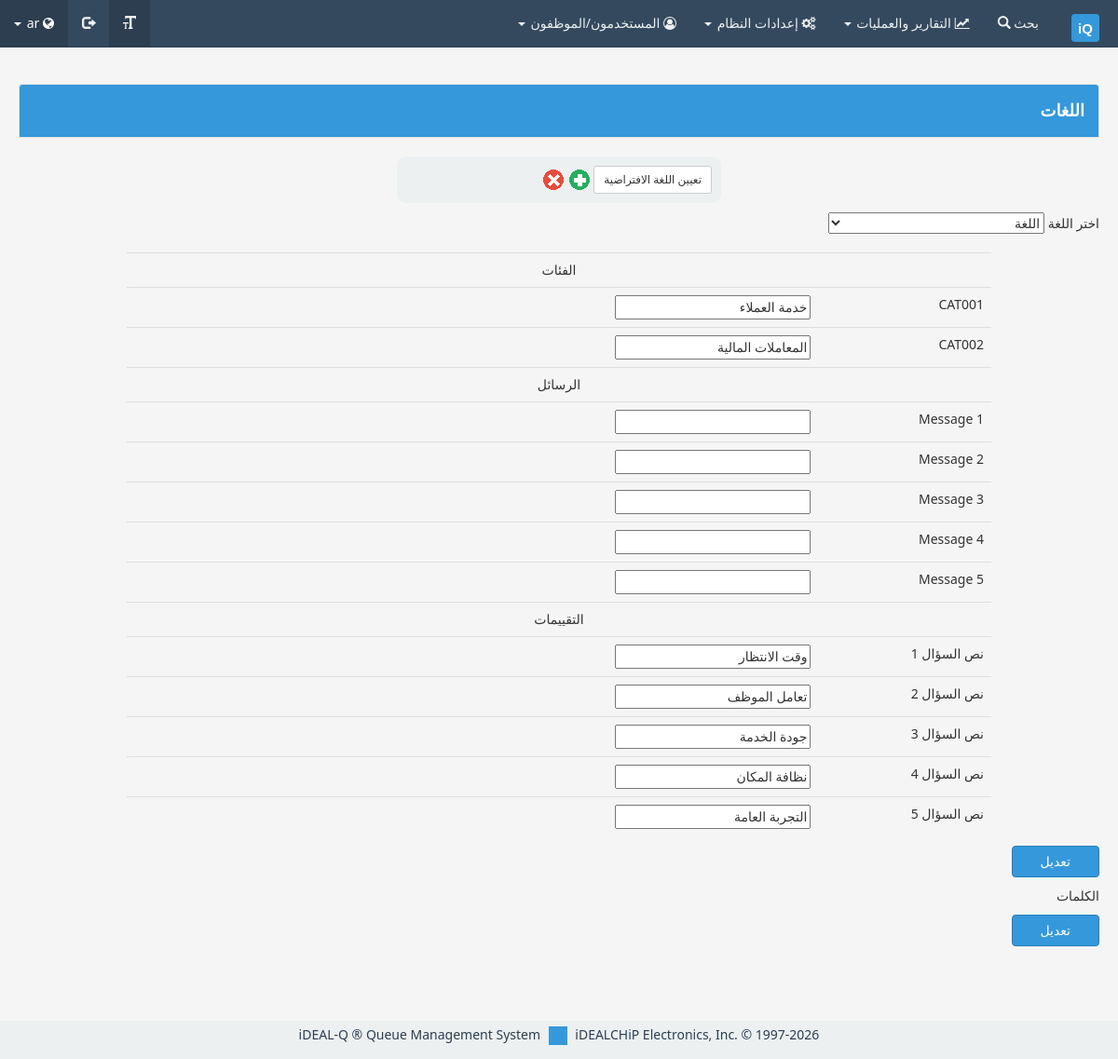
The app's page /beaa/admin/languages.php (signed in) with its own data.
### tables this page shows
CREATE TABLE IF NOT EXISTS texts (
  text_id INT AUTO_INCREMENT PRIMARY KEY,
  text_language VARCHAR(10) NOT NULL,
  text_key VARCHAR(120) NOT NULL,
  text_value TEXT NOT NULL,
  UNIQUE KEY uq_text_lang_key (text_language, text_key)
);

### beaa/api/db.php (called while the page is built, shortened)
<?php
$dbhost = DB_SERVER;
$dbusername = DB_USERNAME;
$dbpassword = DB_PASSWORD;
$dbname = DB_NAME;
function getValue($query) {
    global $dbhost, $dbusername, $dbpassword, $dbname, $lastSQLError;
    $conn = new mysqli($dbhost, $dbusername, $dbpassword, $dbname, DB_PORT);
    if (!$conn->errno) {
        $conn->set_charset("utf8");
        if ($qr = $conn->query($query)) {
            $row = $qr->fetch_array(MYSQLI_NUM);
            $result = $row ? $row[0] : null;
        } else {
            $result = null;
            $lastSQLError = $conn->error;
        }
    }
    return $result;
}
function getColumn($query) {
    global $dbhost, $dbusername, $dbpassword, $dbname, $lastSQLError;
    $retArray = Array();
    $conn = new mysqli($dbhost, $dbusername, $dbpassword, $dbname, DB_PORT);
    if (!$conn->errno) {
        $conn->set_charset("utf8");
        if ($qr = $conn->query($query)) {
            while ($row = $qr->fetch_array(MYSQLI_NUM))
                $retArray[] = $row[0];
        } else {
            $retArray = null;
            $lastSQLError = $conn->error;
        }
    }
    return $retArray;
}
?>

### beaa/admin/common/php_head.php (called while the page is built, shortened)
<?php
require_once("../router.php");
require_once("../language.php");
$lang = getSetting('defaultLanguage');
$dir = trim(getTextValue('dir', $lang));

### beaa/admin/languages.php (the view, shortened to what this page needs)
<?php
require_once './common/php_head.php';
$setDefaultLanguage = getTextValue('setDefaultLanguage', $lang);
$languages = getColumn("SELECT DISTINCT text_language FROM texts;");
$editLanguage = trim(isset($_GET['editlanguage']) ? $_GET['editlanguage'] : $languages[0]);
?>
<!DOCTYPE html>
<html>
    <head>
        <?php include_once './common/head.php'; ?>
    </head>
    <body style="direction:<?php echo $dir ?>;">
        <?php include_once './common/nav.php'; ?>
        <div class="container-full marg-bottom-50">
            <div class="well well-header"><?php echo getTextValue("languages", $lang) ?></div>
            <div class="bg-white-gray round-10 pad-10 marg-v-10 s-30 center-block">
                <a href="javascript:void(0)" class="btn btn-default btn-sm " onclick="setDefault('<?php echo $editLanguage ?>');"><?php echo $setDefaultLanguage ?></a>
                <img src='<?php echo $filesPath . "/add.png" ?> '
                     title='<?php echo getTextValue("add", $lang) ?> '
                     alt='<?php echo getTextValue("add", $lang) ?> '
                     style='vertical-align:middle;cursor:pointer;'
                     onclick='addNewLang();'>
                <img src='<?php echo $filesPath . "/delete.png" ?> '
                     title='<?php echo getTextValue("delete", $lang) ?> '
                     alt='<?php echo getTextValue("delete", $lang) ?>'
                     style='vertical-align:middle;cursor:pointer;'
                     onclick='if (confirm("<?php echo getTextValue("deleteQuestion", $lang) . " (" . getTextValue('languageName', $editLanguage) . ")" . getTextValue('questionMark', $lang) ?>"))
                                 location.replace("?removelanguage=<?php echo $editLanguage ?>");'>
            </div>
            <span><?php echo getTextValue("selectLanguage", $lang); ?></span>
            <select class="s-20" class="form-control form-control-sm" onchange="updateEditLang(this);">
                <?php
                foreach ($languages as $language) {
                    $styleSelected = ($language == $editLanguage ? "style='font-weight:bold;'" : "");
                    ?>
                    <option value="<?php echo $language ?>" <?php echo $styleSelected ?> <?php echo ($language == $editLanguage ? " selected" : "") ?> >
                        <?php echo getTextValue('languageName', $language) ?>
                    </option>
                    <?php
                }
                    ?>
            </select>
            <br><br>
            <form method='POST' action='?editlanguage=<?php echo $editLanguage ?>&update=1' >
                <table class='table s-80' border='0' style='margin:auto;text-align:right;'>
                    <tr>
                        <td colspan='2' class='sec-hd' style='text-align:center;'><?php echo getTextValue("categories", $lang) ?>  </td>
                    </tr>
                    <?php
                    $categoriesKeys = getColumn("SELECT category_key FROM categories;");
                    foreach ($categoriesKeys as $catKey) {
                        ?>
                        <tr>
                            <td class='s-20'><?php echo $catKey ?></td>
                            <td ><input type='text' name='<?php echo $catKey ?>' value='<?php echo trim(getValue("SELECT text_value FROM texts WHERE text_key='$catKey' AND text_language='$editLanguage';")) ?>'></td>
                        </tr>
                        <?php
                    }
                    ?>
                    <tr>
                        <td colspan='2' class='sec-hd' style='text-align:center;'><?php echo getTextValue("messages", $lang) ?> </td>
                    </tr>
                    <?php
                    for ($i = 0; $i < getSetting("bigdisplayMessageCount"); $i++) {
                        ?>
                        <tr>
                            <td>Message <?php echo ($i + 1) ?>  </td>
                            <td><input type = 'text' name = 'message<?php echo $i ?>' value = '<?php echo trim(getValue("SELECT text_value FROM texts WHERE text_key='message$i' AND text_language='$editLanguage';")) ?>'></td>
                        </tr>
                        <?php
                    }
                    ?>
                    <tr>
                        <td colspan='2' class='sec-hd' style='text-align:center;'><?php echo getTextValue("feedbacks", $lang) ?> </td>
                    </tr>
                    <?php
                    for ($i = 0; $i < 5; $i++) {
                        ?>
                        <tr>
                            <td><?php echo getTextValue("feedbackQuestionTxt", $lang) ?> <?php echo ($i + 1) ?>  </td>
                            <td><input type = 'text' name='fb<?php echo $i ?>' value='<?php echo trim(getValue("SELECT text_value FROM texts WHERE text_key='fb$i' AND text_language='$editLanguage';")) ?>'></td>
                        </tr>
                        <?php
                    }
                    ?>
                </table>
                <div class="center-block marg-v-10">
                    <input  class='btn btn-primary pad-h-30' type='submit' value='<?php echo getTextValue('edit', $lang) ?>'>
                </div>
                <div class="sec-hd"><?php echo getTextValue("words", $lang) ?></div>
                <div class="center-block marg-v-10">
                    <input  class='btn btn-primary pad-h-30' type='submit' value='<?php echo getTextValue('edit', $lang) ?>'>
                </div>
            </form>
        </div>
        <?php include_once './common/footer.php'; ?>
    </body>
</html>

### beaa/css/common.css (style rules this page uses)
body { font-family: 'Segoe UI', Tahoma, Geneva, Verdana, sans-serif; background-color: #f5f5f5; padding-top: 70px; }
.container-full { width: 100%; padding: 20px; }
.marg-bottom-50 { margin-bottom: 50px; }
.bg-white-gray { background-color: #ecf0f1; }
.well-header { background-color: #3498db; color: white; padding: 15px; font-size: 18px; font-weight: bold; border-radius: 4px 4px 0 0; }
.center-block { display: block; margin-left: auto; margin-right: auto; }
.pad-10 { padding: 10px; }
.pad-h-30 { padding-left: 30px; padding-right: 30px; }
.marg-v-10 { margin-top: 10px; margin-bottom: 10px; }
.s-20 { width: 20%; }
.s-30 { width: 30%; }
.s-80 { width: 80%; }
.round-10 { border-radius: 10px; }

### beaa/css/admin.css (style rules this page uses)
.btn-primary { background-color: #3498db; border-color: #2980b9; }

### records on screen
texts: text_value "خدمة العملاء"
texts: text_value "المعاملات المالية"
texts: fb0 "وقت الانتظار"
texts: fb1 "تعامل الموظف"
texts: fb2 "جودة الخدمة"
texts: fb3 "نظافة المكان"
texts: fb4 "التجربة العامة"

### other values on screen
$name "بحث"
getTextValue('userPrivileges1', $lang) "التقارير والعمليات"
getTextValue('userPrivileges16', $lang) "إعدادات النظام"
getTextValue('users', $lang) "المستخدمون"
getTextValue('clerks', $lang) "الموظفون"
getTextValue("languages", $lang) "اللغات"
$setDefaultLanguage "تعيين اللغة الافتراضية"
getTextValue("selectLanguage", $lang) "اختر اللغة"
getTextValue("categories", $lang) "الفئات"
$catKey "CAT001"
$catKey "CAT002"
getTextValue("messages", $lang) "الرسائل"
getTextValue("feedbacks", $lang) "التقييمات"
getTextValue("feedbackQuestionTxt", $lang) "نص السؤال"
getTextValue("words", $lang) "الكلمات"
